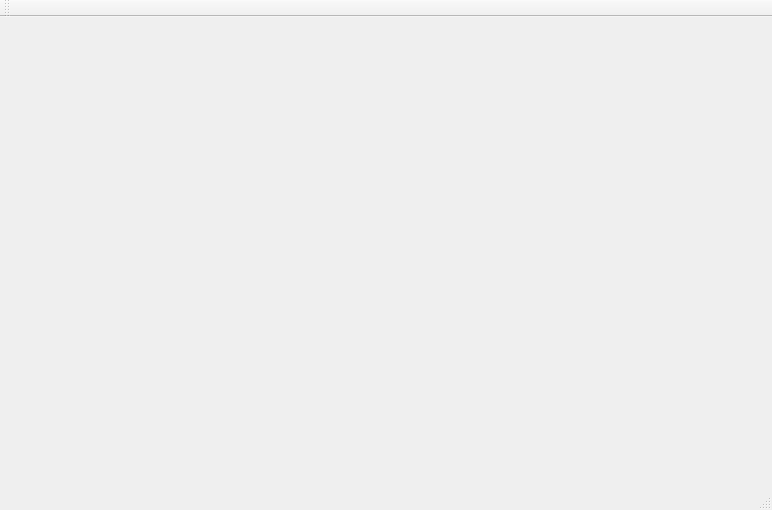
<?xml version="1.0" encoding="UTF-8"?>
<ui version="4.0">
 <class>MainWindow</class>
 <widget class="QMainWindow" name="MainWindow">
  <property name="geometry">
   <rect>
    <x>0</x>
    <y>0</y>
    <width>772</width>
    <height>510</height>
   </rect>
  </property>
  <property name="windowTitle">
   <string>MainWindow</string>
  </property>
  <widget class="QWidget" name="centralWidget">
   <widget class="QCustomPlot" name="plot" native="true">
    <property name="geometry">
     <rect>
      <x>10</x>
      <y>10</y>
      <width>751</width>
      <height>431</height>
     </rect>
    </property>
   </widget>
  </widget>
  <widget class="QMenuBar" name="menuBar">
   <property name="geometry">
    <rect>
     <x>0</x>
     <y>0</y>
     <width>772</width>
     <height>22</height>
    </rect>
   </property>
  </widget>
  <widget class="QToolBar" name="mainToolBar">
   <attribute name="toolBarArea">
    <enum>TopToolBarArea</enum>
   </attribute>
   <attribute name="toolBarBreak">
    <bool>false</bool>
   </attribute>
  </widget>
  <widget class="QStatusBar" name="statusBar"/>
 </widget>
 <layoutdefault spacing="6" margin="11"/>
 <customwidgets>
  <customwidget>
   <class>QCustomPlot</class>
   <extends>QWidget</extends>
   <header>qcustomplot.h</header>
   <container>1</container>
  </customwidget>
 </customwidgets>
 <resources/>
 <connections/>
</ui>
